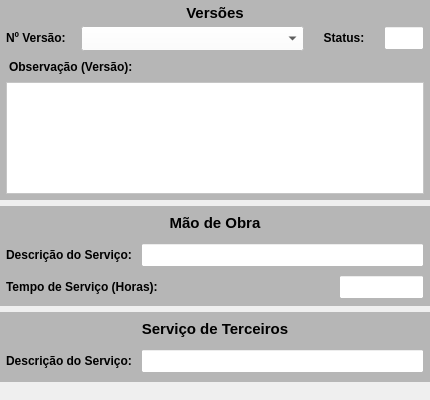
        <widget class="QWidget" name="widget_4" native="true">
         <property name="minimumSize">
          <size>
           <width>430</width>
           <height>0</height>
          </size>
         </property>
         <property name="maximumSize">
          <size>
           <width>430</width>
           <height>16777215</height>
          </size>
         </property>
         <layout class="QVBoxLayout" name="verticalLayout_2">
          <property name="leftMargin">
           <number>0</number>
          </property>
          <property name="topMargin">
           <number>0</number>
          </property>
          <property name="rightMargin">
           <number>0</number>
          </property>
          <property name="bottomMargin">
           <number>0</number>
          </property>
          <item>
           <widget class="QWidget" name="widget_5" native="true">
            <property name="minimumSize">
             <size>
              <width>0</width>
              <height>200</height>
             </size>
            </property>
            <property name="maximumSize">
             <size>
              <width>16777215</width>
              <height>200</height>
             </size>
            </property>
            <property name="styleSheet">
             <string notr="true">background-color: rgb(182, 182, 182);</string>
            </property>
            <layout class="QVBoxLayout" name="verticalLayout_10">
             <property name="spacing">
              <number>1</number>
             </property>
             <property name="leftMargin">
              <number>1</number>
             </property>
             <property name="topMargin">
              <number>4</number>
             </property>
             <property name="rightMargin">
              <number>1</number>
             </property>
             <property name="bottomMargin">
              <number>3</number>
             </property>
             <item>
              <widget class="QLabel" name="label_66">
               <property name="maximumSize">
                <size>
                 <width>16777215</width>
                 <height>16777215</height>
                </size>
               </property>
               <property name="font">
                <font>
                 <pointsize>11</pointsize>
                 <weight>75</weight>
                 <bold>true</bold>
                </font>
               </property>
               <property name="text">
                <string>Versões</string>
               </property>
               <property name="alignment">
                <set>Qt::AlignCenter</set>
               </property>
              </widget>
             </item>
             <item>
              <widget class="QWidget" name="widget_19" native="true">
               <property name="minimumSize">
                <size>
                 <width>0</width>
                 <height>30</height>
                </size>
               </property>
               <property name="maximumSize">
                <size>
                 <width>16777215</width>
                 <height>30</height>
                </size>
               </property>
               <layout class="QHBoxLayout" name="horizontalLayout_11">
                <property name="spacing">
                 <number>5</number>
                </property>
                <property name="leftMargin">
                 <number>5</number>
                </property>
                <property name="topMargin">
                 <number>3</number>
                </property>
                <property name="rightMargin">
                 <number>5</number>
                </property>
                <property name="bottomMargin">
                 <number>3</number>
                </property>
                <item>
                 <widget class="QLabel" name="label_68">
                  <property name="minimumSize">
                   <size>
                    <width>70</width>
                    <height>0</height>
                   </size>
                  </property>
                  <property name="maximumSize">
                   <size>
                    <width>70</width>
                    <height>16777215</height>
                   </size>
                  </property>
                  <property name="font">
                   <font>
                    <pointsize>9</pointsize>
                    <weight>75</weight>
                    <bold>true</bold>
                   </font>
                  </property>
                  <property name="text">
                   <string>Nº Versão:</string>
                  </property>
                  <property name="alignment">
                   <set>Qt::AlignLeading|Qt::AlignLeft|Qt::AlignVCenter</set>
                  </property>
                 </widget>
                </item>
                <item>
                 <widget class="QComboBox" name="combo_Versao">
                  <property name="sizePolicy">
                   <sizepolicy hsizetype="Preferred" vsizetype="Preferred">
                    <horstretch>0</horstretch>
                    <verstretch>0</verstretch>
                   </sizepolicy>
                  </property>
                  <property name="minimumSize">
                   <size>
                    <width>0</width>
                    <height>25</height>
                   </size>
                  </property>
                  <property name="maximumSize">
                   <size>
                    <width>16777215</width>
                    <height>25</height>
                   </size>
                  </property>
                  <property name="font">
                   <font>
                    <pointsize>9</pointsize>
                   </font>
                  </property>
                  <property name="styleSheet">
                   <string notr="true">background-color: rgb(255, 255, 255);</string>
                  </property>
                  <item>
                   <property name="text">
                    <string/>
                   </property>
                  </item>
                 </widget>
                </item>
                <item>
                 <widget class="QLabel" name="label_65">
                  <property name="minimumSize">
                   <size>
                    <width>70</width>
                    <height>0</height>
                   </size>
                  </property>
                  <property name="maximumSize">
                   <size>
                    <width>70</width>
                    <height>16777215</height>
                   </size>
                  </property>
                  <property name="font">
                   <font>
                    <pointsize>9</pointsize>
                    <weight>75</weight>
                    <bold>true</bold>
                   </font>
                  </property>
                  <property name="text">
                   <string>Status:</string>
                  </property>
                  <property name="alignment">
                   <set>Qt::AlignCenter</set>
                  </property>
                 </widget>
                </item>
                <item>
                 <widget class="QLineEdit" name="line_Status">
                  <property name="sizePolicy">
                   <sizepolicy hsizetype="Preferred" vsizetype="Preferred">
                    <horstretch>0</horstretch>
                    <verstretch>0</verstretch>
                   </sizepolicy>
                  </property>
                  <property name="minimumSize">
                   <size>
                    <width>40</width>
                    <height>0</height>
                   </size>
                  </property>
                  <property name="maximumSize">
                   <size>
                    <width>40</width>
                    <height>16777215</height>
                   </size>
                  </property>
                  <property name="font">
                   <font>
                    <pointsize>9</pointsize>
                   </font>
                  </property>
                  <property name="styleSheet">
                   <string notr="true">background-color: rgb(255, 255, 255);</string>
                  </property>
                  <property name="alignment">
                   <set>Qt::AlignCenter</set>
                  </property>
                  <property name="placeholderText">
                   <string/>
                  </property>
                 </widget>
                </item>
               </layout>
              </widget>
             </item>
             <item>
              <widget class="QWidget" name="widget_26" native="true">
               <property name="maximumSize">
                <size>
                 <width>16777215</width>
                 <height>16777215</height>
                </size>
               </property>
               <property name="styleSheet">
                <string notr="true"/>
               </property>
               <layout class="QVBoxLayout" name="verticalLayout_9">
                <property name="spacing">
                 <number>5</number>
                </property>
                <property name="leftMargin">
                 <number>5</number>
                </property>
                <property name="topMargin">
                 <number>3</number>
                </property>
                <property name="rightMargin">
                 <number>5</number>
                </property>
                <property name="bottomMargin">
                 <number>3</number>
                </property>
                <item>
                 <widget class="QWidget" name="widget_6" native="true">
                  <layout class="QHBoxLayout" name="horizontalLayout_14">
                   <property name="spacing">
                    <number>3</number>
                   </property>
                   <property name="leftMargin">
                    <number>3</number>
                   </property>
                   <property name="topMargin">
                    <number>3</number>
                   </property>
                   <property name="rightMargin">
                    <number>3</number>
                   </property>
                   <property name="bottomMargin">
                    <number>3</number>
                   </property>
                   <item>
                    <widget class="QLabel" name="label_29">
                     <property name="sizePolicy">
                      <sizepolicy hsizetype="Preferred" vsizetype="Preferred">
                       <horstretch>0</horstretch>
                       <verstretch>0</verstretch>
                      </sizepolicy>
                     </property>
                     <property name="minimumSize">
                      <size>
                       <width>0</width>
                       <height>0</height>
                      </size>
                     </property>
                     <property name="maximumSize">
                      <size>
                       <width>16777215</width>
                       <height>16777215</height>
                      </size>
                     </property>
                     <property name="font">
                      <font>
                       <pointsize>9</pointsize>
                       <weight>75</weight>
                       <bold>true</bold>
                      </font>
                     </property>
                     <property name="text">
                      <string>Observação (Versão):</string>
                     </property>
                     <property name="alignment">
                      <set>Qt::AlignLeading|Qt::AlignLeft|Qt::AlignVCenter</set>
                     </property>
                    </widget>
                   </item>
                   <item>
                    <widget class="QLabel" name="label_6">
                     <property name="text">
                      <string/>
                     </property>
                    </widget>
                   </item>
                  </layout>
                 </widget>
                </item>
                <item>
                 <widget class="QPlainTextEdit" name="plain_Obs_V">
                  <property name="sizePolicy">
                   <sizepolicy hsizetype="Preferred" vsizetype="Preferred">
                    <horstretch>0</horstretch>
                    <verstretch>0</verstretch>
                   </sizepolicy>
                  </property>
                  <property name="styleSheet">
                   <string notr="true">background-color: rgb(255, 255, 255);</string>
                  </property>
                 </widget>
                </item>
               </layout>
              </widget>
             </item>
            </layout>
           </widget>
          </item>
          <item>
           <widget class="QWidget" name="widget_MaoObra" native="true">
            <property name="minimumSize">
             <size>
              <width>0</width>
              <height>100</height>
             </size>
            </property>
            <property name="maximumSize">
             <size>
              <width>16777215</width>
              <height>100</height>
             </size>
            </property>
            <property name="styleSheet">
             <string notr="true">background-color: rgb(182, 182, 182);</string>
            </property>
            <layout class="QVBoxLayout" name="verticalLayout_6">
             <property name="spacing">
              <number>1</number>
             </property>
             <property name="leftMargin">
              <number>1</number>
             </property>
             <property name="topMargin">
              <number>1</number>
             </property>
             <property name="rightMargin">
              <number>1</number>
             </property>
             <property name="bottomMargin">
              <number>3</number>
             </property>
             <item>
              <widget class="QWidget" name="widget_17" native="true">
               <property name="minimumSize">
                <size>
                 <width>0</width>
                 <height>30</height>
                </size>
               </property>
               <property name="maximumSize">
                <size>
                 <width>16777215</width>
                 <height>30</height>
                </size>
               </property>
               <layout class="QHBoxLayout" name="horizontalLayout_8" stretch="0">
                <property name="spacing">
                 <number>5</number>
                </property>
                <property name="leftMargin">
                 <number>5</number>
                </property>
                <property name="topMargin">
                 <number>3</number>
                </property>
                <property name="rightMargin">
                 <number>5</number>
                </property>
                <property name="bottomMargin">
                 <number>3</number>
                </property>
                <item>
                 <widget class="QLabel" name="label_63">
                  <property name="maximumSize">
                   <size>
                    <width>16777215</width>
                    <height>16777215</height>
                   </size>
                  </property>
                  <property name="font">
                   <font>
                    <pointsize>11</pointsize>
                    <weight>75</weight>
                    <bold>true</bold>
                   </font>
                  </property>
                  <property name="text">
                   <string>Mão de Obra</string>
                  </property>
                  <property name="alignment">
                   <set>Qt::AlignCenter</set>
                  </property>
                 </widget>
                </item>
               </layout>
              </widget>
             </item>
             <item>
              <widget class="QWidget" name="widget_18" native="true">
               <property name="minimumSize">
                <size>
                 <width>0</width>
                 <height>30</height>
                </size>
               </property>
               <property name="maximumSize">
                <size>
                 <width>16777215</width>
                 <height>30</height>
                </size>
               </property>
               <layout class="QHBoxLayout" name="horizontalLayout_9">
                <property name="spacing">
                 <number>5</number>
                </property>
                <property name="leftMargin">
                 <number>5</number>
                </property>
                <property name="topMargin">
                 <number>3</number>
                </property>
                <property name="rightMargin">
                 <number>5</number>
                </property>
                <property name="bottomMargin">
                 <number>3</number>
                </property>
                <item>
                 <widget class="QLabel" name="label_67">
                  <property name="minimumSize">
                   <size>
                    <width>130</width>
                    <height>0</height>
                   </size>
                  </property>
                  <property name="maximumSize">
                   <size>
                    <width>130</width>
                    <height>16777215</height>
                   </size>
                  </property>
                  <property name="font">
                   <font>
                    <pointsize>9</pointsize>
                    <weight>75</weight>
                    <bold>true</bold>
                   </font>
                  </property>
                  <property name="text">
                   <string>Descrição do Serviço:</string>
                  </property>
                  <property name="alignment">
                   <set>Qt::AlignLeading|Qt::AlignLeft|Qt::AlignVCenter</set>
                  </property>
                 </widget>
                </item>
                <item>
                 <widget class="QLineEdit" name="line_Descricao_Mao">
                  <property name="sizePolicy">
                   <sizepolicy hsizetype="Preferred" vsizetype="Preferred">
                    <horstretch>0</horstretch>
                    <verstretch>0</verstretch>
                   </sizepolicy>
                  </property>
                  <property name="minimumSize">
                   <size>
                    <width>0</width>
                    <height>0</height>
                   </size>
                  </property>
                  <property name="maximumSize">
                   <size>
                    <width>16777215</width>
                    <height>16777215</height>
                   </size>
                  </property>
                  <property name="font">
                   <font>
                    <pointsize>9</pointsize>
                   </font>
                  </property>
                  <property name="styleSheet">
                   <string notr="true">background-color: rgb(255, 255, 255);</string>
                  </property>
                  <property name="alignment">
                   <set>Qt::AlignLeading|Qt::AlignLeft|Qt::AlignVCenter</set>
                  </property>
                  <property name="placeholderText">
                   <string/>
                  </property>
                 </widget>
                </item>
               </layout>
              </widget>
             </item>
             <item>
              <widget class="QWidget" name="widget_13" native="true">
               <property name="minimumSize">
                <size>
                 <width>0</width>
                 <height>30</height>
                </size>
               </property>
               <property name="maximumSize">
                <size>
                 <width>16777215</width>
                 <height>30</height>
                </size>
               </property>
               <layout class="QHBoxLayout" name="horizontalLayout_6">
                <property name="spacing">
                 <number>5</number>
                </property>
                <property name="leftMargin">
                 <number>5</number>
                </property>
                <property name="topMargin">
                 <number>3</number>
                </property>
                <property name="rightMargin">
                 <number>5</number>
                </property>
                <property name="bottomMargin">
                 <number>3</number>
                </property>
                <item>
                 <widget class="QLabel" name="label_64">
                  <property name="minimumSize">
                   <size>
                    <width>0</width>
                    <height>0</height>
                   </size>
                  </property>
                  <property name="maximumSize">
                   <size>
                    <width>16777215</width>
                    <height>16777215</height>
                   </size>
                  </property>
                  <property name="font">
                   <font>
                    <pointsize>9</pointsize>
                    <weight>75</weight>
                    <bold>true</bold>
                   </font>
                  </property>
                  <property name="text">
                   <string>Tempo de Serviço (Horas):</string>
                  </property>
                  <property name="alignment">
                   <set>Qt::AlignLeading|Qt::AlignLeft|Qt::AlignVCenter</set>
                  </property>
                 </widget>
                </item>
                <item>
                 <widget class="QLineEdit" name="line_Tempo_Mao">
                  <property name="sizePolicy">
                   <sizepolicy hsizetype="Preferred" vsizetype="Preferred">
                    <horstretch>0</horstretch>
                    <verstretch>0</verstretch>
                   </sizepolicy>
                  </property>
                  <property name="minimumSize">
                   <size>
                    <width>85</width>
                    <height>0</height>
                   </size>
                  </property>
                  <property name="maximumSize">
                   <size>
                    <width>85</width>
                    <height>16777215</height>
                   </size>
                  </property>
                  <property name="font">
                   <font>
                    <pointsize>9</pointsize>
                   </font>
                  </property>
                  <property name="styleSheet">
                   <string notr="true">background-color: rgb(255, 255, 255);</string>
                  </property>
                  <property name="alignment">
                   <set>Qt::AlignCenter</set>
                  </property>
                  <property name="placeholderText">
                   <string/>
                  </property>
                 </widget>
                </item>
               </layout>
              </widget>
             </item>
            </layout>
           </widget>
          </item>
          <item>
           <widget class="QWidget" name="widget_Terceiros" native="true">
            <property name="minimumSize">
             <size>
              <width>0</width>
              <height>70</height>
             </size>
            </property>
            <property name="maximumSize">
             <size>
              <width>16777215</width>
              <height>70</height>
             </size>
            </property>
            <property name="styleSheet">
             <string notr="true">background-color: rgb(182, 182, 182);</string>
            </property>
            <layout class="QVBoxLayout" name="verticalLayout_7">
             <property name="spacing">
              <number>1</number>
             </property>
             <property name="leftMargin">
              <number>1</number>
             </property>
             <property name="topMargin">
              <number>1</number>
             </property>
             <property name="rightMargin">
              <number>1</number>
             </property>
             <property name="bottomMargin">
              <number>3</number>
             </property>
             <item>
              <widget class="QWidget" name="widget_33" native="true">
               <property name="minimumSize">
                <size>
                 <width>0</width>
                 <height>30</height>
                </size>
               </property>
               <property name="maximumSize">
                <size>
                 <width>16777215</width>
                 <height>30</height>
                </size>
               </property>
               <layout class="QHBoxLayout" name="horizontalLayout_16" stretch="0">
                <property name="spacing">
                 <number>5</number>
                </property>
                <property name="leftMargin">
                 <number>5</number>
                </property>
                <property name="topMargin">
                 <number>3</number>
                </property>
                <property name="rightMargin">
                 <number>5</number>
                </property>
                <property name="bottomMargin">
                 <number>3</number>
                </property>
                <item>
                 <widget class="QLabel" name="label_70">
                  <property name="maximumSize">
                   <size>
                    <width>16777215</width>
                    <height>16777215</height>
                   </size>
                  </property>
                  <property name="font">
                   <font>
                    <pointsize>11</pointsize>
                    <weight>75</weight>
                    <bold>true</bold>
                   </font>
                  </property>
                  <property name="text">
                   <string>Serviço de Terceiros</string>
                  </property>
                  <property name="alignment">
                   <set>Qt::AlignCenter</set>
                  </property>
                 </widget>
                </item>
               </layout>
              </widget>
             </item>
             <item>
              <widget class="QWidget" name="widget_34" native="true">
               <property name="minimumSize">
                <size>
                 <width>0</width>
                 <height>30</height>
                </size>
               </property>
               <property name="maximumSize">
                <size>
                 <width>16777215</width>
                 <height>30</height>
                </size>
               </property>
               <layout class="QHBoxLayout" name="horizontalLayout_19">
                <property name="spacing">
                 <number>5</number>
                </property>
                <property name="leftMargin">
                 <number>5</number>
                </property>
                <property name="topMargin">
                 <number>3</number>
                </property>
                <property name="rightMargin">
                 <number>5</number>
                </property>
                <property name="bottomMargin">
                 <number>3</number>
                </property>
                <item>
                 <widget class="QLabel" name="label_71">
                  <property name="minimumSize">
                   <size>
                    <width>130</width>
                    <height>0</height>
                   </size>
                  </property>
                  <property name="maximumSize">
                   <size>
                    <width>130</width>
                    <height>16777215</height>
                   </size>
                  </property>
                  <property name="font">
                   <font>
                    <pointsize>9</pointsize>
                    <weight>75</weight>
                    <bold>true</bold>
                   </font>
                  </property>
                  <property name="text">
                   <string>Descrição do Serviço:</string>
                  </property>
                  <property name="alignment">
                   <set>Qt::AlignLeading|Qt::AlignLeft|Qt::AlignVCenter</set>
                  </property>
                 </widget>
                </item>
                <item>
                 <widget class="QLineEdit" name="line_Descricao_Servico">
                  <property name="sizePolicy">
                   <sizepolicy hsizetype="Preferred" vsizetype="Preferred">
                    <horstretch>0</horstretch>
                    <verstretch>0</verstretch>
                   </sizepolicy>
                  </property>
                  <property name="minimumSize">
                   <size>
                    <width>0</width>
                    <height>0</height>
                   </size>
                  </property>
                  <property name="maximumSize">
                   <size>
                    <width>16777215</width>
                    <height>16777215</height>
                   </size>
                  </property>
                  <property name="font">
                   <font>
                    <pointsize>9</pointsize>
                   </font>
                  </property>
                  <property name="styleSheet">
                   <string notr="true">background-color: rgb(255, 255, 255);</string>
                  </property>
                  <property name="alignment">
                   <set>Qt::AlignLeading|Qt::AlignLeft|Qt::AlignVCenter</set>
                  </property>
                  <property name="placeholderText">
                   <string/>
                  </property>
                 </widget>
                </item>
               </layout>
              </widget>
             </item>
            </layout>
           </widget>
          </item>
          <item>
           <widget class="QWidget" name="widget_Cor5_2" native="true">
            <property name="styleSheet">
             <string notr="true"/>
            </property>
            <layout class="QVBoxLayout" name="verticalLayout_5">
             <property name="leftMargin">
              <number>6</number>
             </property>
             <property name="topMargin">
              <number>6</number>
             </property>
             <property name="rightMargin">
              <number>6</number>
             </property>
             <property name="bottomMargin">
              <number>6</number>
             </property>
            </layout>
           </widget>
          </item>
         </layout>
        </widget>
